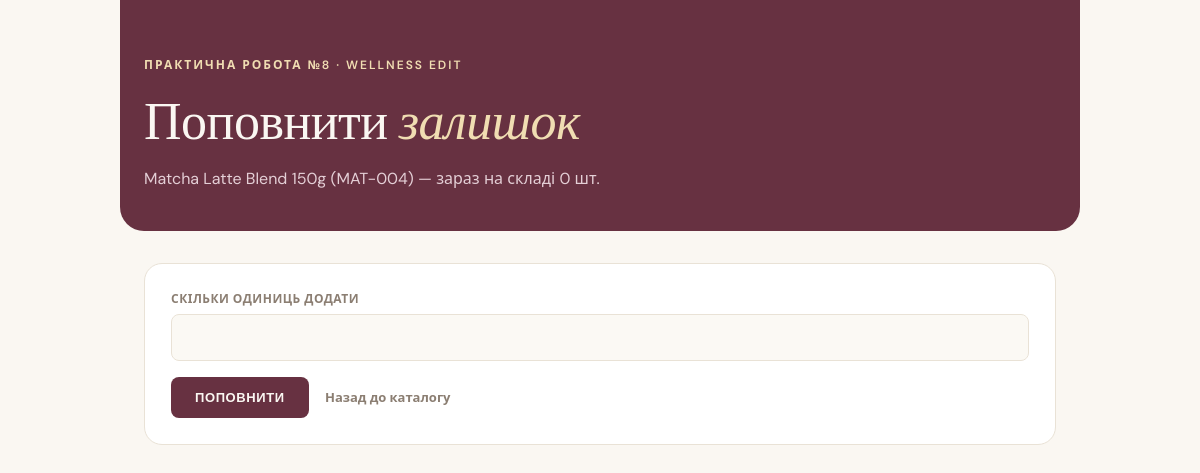
/restock.php?id=2, run on the app's committed database.
### tables this page shows
CREATE TABLE IF NOT EXISTS products (
    id INT AUTO_INCREMENT PRIMARY KEY,
    name VARCHAR(255) NOT NULL,
    price DECIMAL(10, 2) NOT NULL,
    sku VARCHAR(20) NOT NULL UNIQUE,
    stock INT NOT NULL DEFAULT 0
);

### lib/products.php (called while the page is built, shortened)
<?php
function getProductById(PDO $pdo, int $id): ?array
{
    $stmt = $pdo->prepare('SELECT * FROM products WHERE id = :id');
    $stmt->execute([':id' => $id]);
    $row = $stmt->fetch();
    return $row !== false ? $row : null;
}

### lib/security.php (called while the page is built, shortened)
<?php
function h($value): string
{
    return htmlspecialchars((string) $value, ENT_QUOTES | ENT_SUBSTITUTE, 'UTF-8');
}

### restock.php (the view, shortened to what this page needs)
<?php
require_once __DIR__ . '/db.php';
require_once __DIR__ . '/lib/products.php';
$id = filter_input(INPUT_GET, 'id', FILTER_VALIDATE_INT) ?: filter_input(INPUT_POST, 'id', FILTER_VALIDATE_INT);
$product = getProductById($pdo, $id);
$quantity = '';
?>
<!DOCTYPE html>
<html lang="uk">
<head>
    <link rel="stylesheet" href="style.css">
</head>
<body>
    <div class="hero">
        <span class="eyebrow">Практична робота №8 · Wellness Edit</span>
        <h1>Поповнити <em>залишок</em></h1>
        <p class="subtitle"><?= h($product['name']) ?> (<?= h($product['sku']) ?>) — зараз на складі <?= (int) $product['stock'] ?> шт.</p>
    </div>
    <div class="card form-card">
        <form method="post" action="restock.php" novalidate>
            <div class="field">
                <label for="quantity">Скільки одиниць додати</label>
                <input type="number" id="quantity" name="quantity" value="<?= h($quantity) ?>" required min="1" max="100000" step="1">
            </div>
            <button type="submit" class="btn-primary">Поповнити</button>
            <a href="index.php" class="btn-secondary-link">Назад до каталогу</a>
        </form>
    </div>
</body>
</html>

### style.css (style rules this page uses)
:root { --matcha: #CAC488; --butter: #F0DDB2; --orchid: #D4C0DC; --iceblue: #E7F8FF; --peppermint: #DCEECE; --plum: #673141; --plum-light: #8B4A5E; --cream: #FAF7F2; --ink: #2C1F1A; --ink-muted: #8B7E72; --border: #E9E2D6; --font-display: 'Fraunces', Georgia, serif; --font-body: 'DM Sans', system-ui, sans-serif; }
* { box-sizing: border-box; }
body { font-family: var(--font-body); max-width: 960px; margin: 0 auto; padding: 0 16px 48px; color: var(--ink); background: var(--cream); line-height: 1.5; font-weight: 400; }
.hero { background: var(--plum); color: var(--cream); margin: 0 -16px 24px; padding: 32px 18px 28px; border-radius: 0 0 18px 18px; }
.eyebrow { display: block; font-size: 11px; font-weight: 600; letter-spacing: 1.5px; text-transform: uppercase; color: var(--butter); margin-bottom: 14px; }
h1 { font-family: var(--font-display); font-weight: 400; font-size: 30px; line-height: 1.1; margin: 0 0 14px; color: var(--cream); letter-spacing: -0.5px; }
h1 em { font-style: italic; font-weight: 300; color: var(--butter); }
.subtitle { font-size: 14px; color: #E4CFD6; max-width: 480px; margin: 0; }
.card { background: #ffffff; border-radius: 14px; border: 1px solid var(--border); overflow: hidden; margin-bottom: 20px; overflow-x: auto; }
.form-card { padding: 18px; }
.field { margin-bottom: 16px; }
label { display: block; font-size: 12px; font-weight: 600; text-transform: uppercase; letter-spacing: 0.5px; color: var(--ink-muted); margin-bottom: 6px; }
input[type="text"], input[type="number"], select { width: 100%; font-family: var(--font-body); font-size: 15px; color: var(--ink); background: #FBF9F4; border: 1px solid var(--border); border-radius: 8px; padding: 11px 14px; transition: border-color 0.15s ease, background-color 0.15s ease; }
.btn-primary { display: inline-block; font-size: 13px; font-weight: 600; text-transform: uppercase; letter-spacing: 0.6px; color: var(--cream); background: var(--plum); border: none; border-radius: 8px; padding: 13px 24px; cursor: pointer; text-decoration: none; transition: background-color 0.15s ease; }
.btn-secondary-link { display: inline-block; font-size: 13px; font-weight: 600; color: var(--ink-muted); text-decoration: none; margin-left: 12px; }
@media (min-width: 640px) { body { padding: 0 24px 72px; } }
@media (min-width: 640px) { .hero { margin: 0 -24px 32px; padding: 56px 24px 40px; border-radius: 0 0 24px 24px; } }
@media (min-width: 640px) { .eyebrow { font-size: 12px; letter-spacing: 2px; margin-bottom: 18px; } }
@media (min-width: 640px) { h1 { font-size: 48px; margin: 0 0 18px; } }
@media (min-width: 640px) { .subtitle { font-size: 16px; } }
@media (min-width: 640px) { .card { border-radius: 18px; margin-bottom: 28px; overflow-x: visible; } }
@media (min-width: 640px) { .form-card { padding: 26px; } }
@media (min-width: 640px) { input[type="text"], input[type="number"], select { font-size: 16px; padding: 12px 16px; } }
@media (min-width: 960px) { h1 { font-size: 52px; } }

### data on the page
products: name "Matcha Latte Blend 150g", sku "MAT-004", stock "0"
